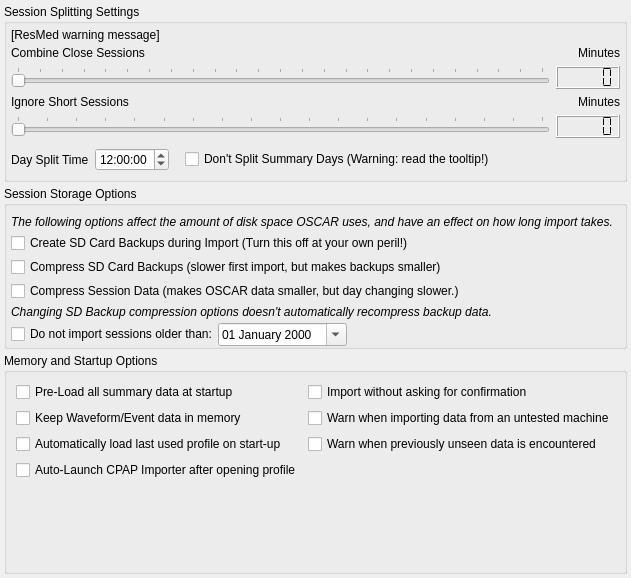
        <widget class="QWidget" name="importTab">
         <attribute name="title">
          <string>&amp;Import</string>
         </attribute>
         <layout class="QVBoxLayout" name="verticalLayout_5">
          <property name="spacing">
           <number>4</number>
          </property>
          <property name="leftMargin">
           <number>4</number>
          </property>
          <property name="topMargin">
           <number>4</number>
          </property>
          <property name="rightMargin">
           <number>4</number>
          </property>
          <property name="bottomMargin">
           <number>4</number>
          </property>
          <item>
           <widget class="QGroupBox" name="sessionSplitGroupBox">
            <property name="sizePolicy">
             <sizepolicy hsizetype="Preferred" vsizetype="Minimum">
              <horstretch>0</horstretch>
              <verstretch>0</verstretch>
             </sizepolicy>
            </property>
            <property name="title">
             <string>Session Splitting Settings</string>
            </property>
            <layout class="QVBoxLayout" name="verticalLayout_10">
             <property name="spacing">
              <number>4</number>
             </property>
             <property name="leftMargin">
              <number>4</number>
             </property>
             <property name="topMargin">
              <number>4</number>
             </property>
             <property name="rightMargin">
              <number>4</number>
             </property>
             <property name="bottomMargin">
              <number>4</number>
             </property>
             <item>
              <widget class="QLabel" name="ResMedWarning">
               <property name="sizePolicy">
                <sizepolicy hsizetype="Preferred" vsizetype="Minimum">
                 <horstretch>0</horstretch>
                 <verstretch>0</verstretch>
                </sizepolicy>
               </property>
               <property name="text">
                <string notr="true">[ResMed warning message]</string>
               </property>
               <property name="wordWrap">
                <bool>true</bool>
               </property>
               <property name="openExternalLinks">
                <bool>true</bool>
               </property>
              </widget>
             </item>
             <item>
              <widget class="QWidget" name="sessionSplitWidget" native="true">
               <property name="sizePolicy">
                <sizepolicy hsizetype="Preferred" vsizetype="Minimum">
                 <horstretch>0</horstretch>
                 <verstretch>0</verstretch>
                </sizepolicy>
               </property>
               <layout class="QVBoxLayout" name="verticalLayout_9">
                <property name="leftMargin">
                 <number>0</number>
                </property>
                <property name="topMargin">
                 <number>0</number>
                </property>
                <property name="rightMargin">
                 <number>0</number>
                </property>
                <property name="bottomMargin">
                 <number>0</number>
                </property>
                <item>
                 <layout class="QHBoxLayout" name="horizontalLayout_4">
                  <item>
                   <widget class="QLabel" name="label">
                    <property name="text">
                     <string>Combine Close Sessions </string>
                    </property>
                    <property name="alignment">
                     <set>Qt::AlignLeading|Qt::AlignLeft|Qt::AlignVCenter</set>
                    </property>
                   </widget>
                  </item>
                  <item>
                   <widget class="QLabel" name="label_4">
                    <property name="text">
                     <string>Minutes</string>
                    </property>
                    <property name="alignment">
                     <set>Qt::AlignRight|Qt::AlignTrailing|Qt::AlignVCenter</set>
                    </property>
                   </widget>
                  </item>
                 </layout>
                </item>
                <item>
                 <layout class="QHBoxLayout" name="horizontalLayout_2">
                  <item>
                   <widget class="QSlider" name="combineSlider">
                    <property name="minimumSize">
                     <size>
                      <width>0</width>
                      <height>0</height>
                     </size>
                    </property>
                    <property name="toolTip">
                     <string>Multiple sessions closer together than this value will be kept on the same day.
</string>
                    </property>
                    <property name="minimum">
                     <number>0</number>
                    </property>
                    <property name="maximum">
                     <number>240</number>
                    </property>
                    <property name="singleStep">
                     <number>10</number>
                    </property>
                    <property name="pageStep">
                     <number>30</number>
                    </property>
                    <property name="value">
                     <number>0</number>
                    </property>
                    <property name="orientation">
                     <enum>Qt::Horizontal</enum>
                    </property>
                    <property name="invertedAppearance">
                     <bool>false</bool>
                    </property>
                    <property name="invertedControls">
                     <bool>false</bool>
                    </property>
                    <property name="tickPosition">
                     <enum>QSlider::TicksAbove</enum>
                    </property>
                    <property name="tickInterval">
                     <number>10</number>
                    </property>
                   </widget>
                  </item>
                  <item>
                   <widget class="QLCDNumber" name="combineLCD">
                    <property name="frameShape">
                     <enum>QFrame::Box</enum>
                    </property>
                    <property name="digitCount">
                     <number>5</number>
                    </property>
                    <property name="segmentStyle">
                     <enum>QLCDNumber::Flat</enum>
                    </property>
                   </widget>
                  </item>
                 </layout>
                </item>
                <item>
                 <layout class="QHBoxLayout" name="horizontalLayout_5">
                  <item>
                   <widget class="QLabel" name="label_3">
                    <property name="text">
                     <string>Ignore Short Sessions</string>
                    </property>
                    <property name="alignment">
                     <set>Qt::AlignLeading|Qt::AlignLeft|Qt::AlignVCenter</set>
                    </property>
                   </widget>
                  </item>
                  <item>
                   <widget class="QLabel" name="label_5">
                    <property name="text">
                     <string>Minutes</string>
                    </property>
                    <property name="alignment">
                     <set>Qt::AlignRight|Qt::AlignTrailing|Qt::AlignVCenter</set>
                    </property>
                   </widget>
                  </item>
                 </layout>
                </item>
                <item>
                 <layout class="QHBoxLayout" name="horizontalLayout_3">
                  <property name="bottomMargin">
                   <number>4</number>
                  </property>
                  <item>
                   <widget class="QSlider" name="IgnoreSlider">
                    <property name="toolTip">
                     <string>&lt;!DOCTYPE HTML PUBLIC &quot;-//W3C//DTD HTML 4.0//EN&quot; &quot;http://www.w3.org/TR/REC-html40/strict.dtd&quot;&gt;
&lt;html&gt;&lt;head&gt;&lt;meta name=&quot;qrichtext&quot; content=&quot;1&quot; /&gt;&lt;style type=&quot;text/css&quot;&gt;
p, li { white-space: pre-wrap; }
&lt;/style&gt;&lt;/head&gt;&lt;body style=&quot; font-family:'Cantarell'; font-size:11pt; font-weight:400; font-style:normal;&quot;&gt;
&lt;p style=&quot; margin-top:0px; margin-bottom:0px; margin-left:0px; margin-right:0px; -qt-block-indent:0; text-indent:0px;&quot;&gt;Sessions shorter in duration than this will not be displayed&lt;span style=&quot; font-style:italic;&quot;&gt;.&lt;/span&gt;&lt;/p&gt;
&lt;p style=&quot;-qt-paragraph-type:empty; margin-top:0px; margin-bottom:0px; margin-left:0px; margin-right:0px; -qt-block-indent:0; text-indent:0px; font-style:italic;&quot;&gt;&lt;/p&gt;&lt;/body&gt;&lt;/html&gt;</string>
                    </property>
                    <property name="maximum">
                     <number>90</number>
                    </property>
                    <property name="pageStep">
                     <number>5</number>
                    </property>
                    <property name="orientation">
                     <enum>Qt::Horizontal</enum>
                    </property>
                    <property name="tickPosition">
                     <enum>QSlider::TicksAbove</enum>
                    </property>
                    <property name="tickInterval">
                     <number>5</number>
                    </property>
                   </widget>
                  </item>
                  <item>
                   <widget class="QLCDNumber" name="IgnoreLCD">
                    <property name="frameShape">
                     <enum>QFrame::Box</enum>
                    </property>
                    <property name="segmentStyle">
                     <enum>QLCDNumber::Flat</enum>
                    </property>
                   </widget>
                  </item>
                 </layout>
                </item>
                <item>
                 <layout class="QHBoxLayout" name="horizontalLayout">
                  <property name="bottomMargin">
                   <number>4</number>
                  </property>
                  <item>
                   <widget class="QLabel" name="label_2">
                    <property name="text">
                     <string>Day Split Time</string>
                    </property>
                    <property name="alignment">
                     <set>Qt::AlignLeading|Qt::AlignLeft|Qt::AlignVCenter</set>
                    </property>
                   </widget>
                  </item>
                  <item>
                   <widget class="QTimeEdit" name="timeEdit">
                    <property name="toolTip">
                     <string>Sessions starting before this time will go to the previous calendar day.</string>
                    </property>
                    <property name="buttonSymbols">
                     <enum>QAbstractSpinBox::UpDownArrows</enum>
                    </property>
                    <property name="dateTime">
                     <datetime>
                      <hour>12</hour>
                      <minute>0</minute>
                      <second>0</second>
                      <year>2000</year>
                      <month>1</month>
                      <day>1</day>
                     </datetime>
                    </property>
                   </widget>
                  </item>
                  <item>
                   <spacer name="horizontalSpacer_7">
                    <property name="orientation">
                     <enum>Qt::Horizontal</enum>
                    </property>
                    <property name="sizeType">
                     <enum>QSizePolicy::Minimum</enum>
                    </property>
                    <property name="sizeHint" stdset="0">
                     <size>
                      <width>10</width>
                      <height>20</height>
                     </size>
                    </property>
                   </spacer>
                  </item>
                  <item>
                   <widget class="QCheckBox" name="LockSummarySessionSplitting">
                    <property name="toolTip">
                     <string>&lt;html&gt;&lt;head/&gt;&lt;body&gt;&lt;p&gt;&lt;span style=&quot; font-weight:600;&quot;&gt;This setting should be used with caution...&lt;/span&gt; Switching it off comes with consequences involving accuracy of summary only days, as certain calculations only work properly provided summary only sessions that came from individual day records are kept together. &lt;/p&gt;&lt;p&gt;&lt;span style=&quot; font-weight:600;&quot;&gt;ResMed users:&lt;/span&gt; Just because it seems natural to you and I that the 12 noon session restart should be in the previous day, does not mean ResMed's data agrees with us. The STF.edf summary index format has serious weaknesses that make doing this not a good idea.&lt;/p&gt;&lt;p&gt;This option exists to pacify those who don't care and want to see this &amp;quot;fixed&amp;quot; no matter the costs, but know it comes with a cost. If you keep your SD card in every night, and import at least once a week, you won't see problems with this very often.&lt;/p&gt;&lt;/body&gt;&lt;/html&gt;</string>
                    </property>
                    <property name="text">
                     <string>Don't Split Summary Days (Warning: read the tooltip!)</string>
                    </property>
                   </widget>
                  </item>
                  <item>
                   <spacer name="horizontalSpacer">
                    <property name="orientation">
                     <enum>Qt::Horizontal</enum>
                    </property>
                    <property name="sizeHint" stdset="0">
                     <size>
                      <width>40</width>
                      <height>20</height>
                     </size>
                    </property>
                   </spacer>
                  </item>
                 </layout>
                </item>
               </layout>
              </widget>
             </item>
            </layout>
           </widget>
          </item>
          <item>
           <widget class="QGroupBox" name="groupBox_7">
            <property name="sizePolicy">
             <sizepolicy hsizetype="Preferred" vsizetype="Minimum">
              <horstretch>0</horstretch>
              <verstretch>0</verstretch>
             </sizepolicy>
            </property>
            <property name="title">
             <string>Session Storage Options</string>
            </property>
            <layout class="QGridLayout" name="gridLayout_9">
             <property name="leftMargin">
              <number>4</number>
             </property>
             <property name="topMargin">
              <number>9</number>
             </property>
             <property name="rightMargin">
              <number>4</number>
             </property>
             <property name="bottomMargin">
              <number>0</number>
             </property>
             <property name="horizontalSpacing">
              <number>0</number>
             </property>
             <property name="verticalSpacing">
              <number>4</number>
             </property>
             <item row="5" column="0">
              <widget class="QLabel" name="label_41">
               <property name="font">
                <font>
                 <italic>true</italic>
                </font>
               </property>
               <property name="text">
                <string>Changing SD Backup compression options doesn't automatically recompress backup data.</string>
               </property>
               <property name="wordWrap">
                <bool>true</bool>
               </property>
              </widget>
             </item>
             <item row="3" column="0">
              <widget class="QCheckBox" name="compressSDBackups">
               <property name="toolTip">
                <string>Compress ResMed (EDF) backups to save disk space.
Backed up EDF files are stored in the .gz format, 
which is common on Mac &amp; Linux platforms.. 

OSCAR can import from this compressed backup directory natively.. 
To use it with ResScan will require the .gz files to be uncompressed first..</string>
               </property>
               <property name="text">
                <string>Compress SD Card Backups (slower first import, but makes backups smaller)</string>
               </property>
              </widget>
             </item>
             <item row="1" column="0">
              <widget class="QLabel" name="label_32">
               <property name="font">
                <font>
                 <italic>true</italic>
                </font>
               </property>
               <property name="text">
                <string>The following options affect the amount of disk space OSCAR uses, and have an effect on how long import takes.</string>
               </property>
               <property name="wordWrap">
                <bool>true</bool>
               </property>
              </widget>
             </item>
             <item row="4" column="0">
              <widget class="QCheckBox" name="compressSessionData">
               <property name="toolTip">
                <string>This makes OSCAR's data take around half as much space.
But it makes import and day changing take longer.. 
If you've got a new computer with a small solid state disk, this is a good option.</string>
               </property>
               <property name="text">
                <string>Compress Session Data (makes OSCAR data smaller, but day changing slower.)</string>
               </property>
              </widget>
             </item>
             <item row="2" column="0">
              <widget class="QCheckBox" name="createSDBackups">
               <property name="toolTip">
                <string>This maintains a backup of SD-card data for ResMed machines, 

ResMed S9 series machines delete high resolution data older than 7 days, 
and graph data older than 30 days..

OSCAR can keep a copy of this data if you ever need to reinstall. 
(Highly recomended, unless your short on disk space or don't care about the graph data)</string>
               </property>
               <property name="text">
                <string>Create SD Card Backups during Import (Turn this off at your own peril!)</string>
               </property>
              </widget>
             </item>
             <item row="6" column="0">
              <layout class="QHBoxLayout" name="horizontalLayout_18">
               <property name="leftMargin">
                <number>0</number>
               </property>
               <property name="topMargin">
                <number>0</number>
               </property>
               <property name="bottomMargin">
                <number>0</number>
               </property>
               <item>
                <widget class="QCheckBox" name="ignoreOlderSessionsCheck">
                 <property name="text">
                  <string>Do not import sessions older than:</string>
                 </property>
                </widget>
               </item>
               <item>
                <widget class="QDateEdit" name="ignoreOlderSessionsDate">
                 <property name="toolTip">
                  <string>Sessions older than this date will not be imported</string>
                 </property>
                 <property name="wrapping">
                  <bool>true</bool>
                 </property>
                 <property name="frame">
                  <bool>true</bool>
                 </property>
                 <property name="maximumDate">
                  <date>
                   <year>2099</year>
                   <month>12</month>
                   <day>31</day>
                  </date>
                 </property>
                 <property name="minimumDate">
                  <date>
                   <year>1970</year>
                   <month>1</month>
                   <day>2</day>
                  </date>
                 </property>
                 <property name="currentSection">
                  <enum>QDateTimeEdit::DaySection</enum>
                 </property>
                 <property name="displayFormat">
                  <string>dd MMMM yyyy</string>
                 </property>
                 <property name="calendarPopup">
                  <bool>true</bool>
                 </property>
                </widget>
               </item>
               <item>
                <spacer name="horizontalSpacer_6">
                 <property name="orientation">
                  <enum>Qt::Horizontal</enum>
                 </property>
                 <property name="sizeHint" stdset="0">
                  <size>
                   <width>40</width>
                   <height>20</height>
                  </size>
                 </property>
                </spacer>
               </item>
              </layout>
             </item>
            </layout>
           </widget>
          </item>
          <item>
           <widget class="QGroupBox" name="groupBox_8">
            <property name="sizePolicy">
             <sizepolicy hsizetype="Preferred" vsizetype="Minimum">
              <horstretch>0</horstretch>
              <verstretch>0</verstretch>
             </sizepolicy>
            </property>
            <property name="title">
             <string>Memory and Startup Options</string>
            </property>
            <layout class="QGridLayout" name="gridLayout_14">
             <item row="3" column="0">
              <widget class="QCheckBox" name="autoLaunchImporter">
               <property name="toolTip">
                <string>Bypass the login screen and load the most recent User Profile</string>
               </property>
               <property name="text">
                <string>Auto-Launch CPAP Importer after opening profile</string>
               </property>
              </widget>
             </item>
             <item row="4" column="0">
              <spacer name="verticalSpacer_2">
               <property name="orientation">
                <enum>Qt::Vertical</enum>
               </property>
               <property name="sizeHint" stdset="0">
                <size>
                 <width>20</width>
                 <height>40</height>
                </size>
               </property>
              </spacer>
             </item>
             <item row="1" column="0">
              <widget class="QCheckBox" name="cacheSessionData">
               <property name="toolTip">
                <string>&lt;html&gt;&lt;head/&gt;&lt;body&gt;&lt;p&gt;This setting keeps waveform and event data in memory after use to speed up revisiting days.&lt;/p&gt;&lt;p&gt;This is not really a necessary option, as your operating system caches previously used files too.&lt;/p&gt;&lt;p&gt;Recommendation is to leave it switched off, unless your computer has a ton of memory.&lt;/p&gt;&lt;/body&gt;&lt;/html&gt;</string>
               </property>
               <property name="text">
                <string>Keep Waveform/Event data in memory</string>
               </property>
              </widget>
             </item>
             <item row="0" column="0">
              <widget class="QCheckBox" name="preloadSummaries">
               <property name="toolTip">
                <string>&lt;html&gt;&lt;head/&gt;&lt;body&gt;&lt;p&gt;Makes starting OSCAR a bit slower, by pre-loading all the summary data in advance, which speeds up overview browsing and a few other calculations later on. &lt;/p&gt;&lt;p&gt;If you have a large amount of data, it might be worth keeping this switched off, but if you typically like to view &lt;span style=&quot; font-style:italic;&quot;&gt;everything&lt;/span&gt; in overview, all the summary data still has to be loaded anyway. &lt;/p&gt;&lt;p&gt;Note this setting doesn't affect waveform and event data, which is always demand loaded as needed.&lt;/p&gt;&lt;/body&gt;&lt;/html&gt;</string>
               </property>
               <property name="text">
                <string>Pre-Load all summary data at startup</string>
               </property>
              </widget>
             </item>
             <item row="2" column="0">
              <widget class="QCheckBox" name="autoLoadLastUsed">
               <property name="text">
                <string>Automatically load last used profile on start-up</string>
               </property>
              </widget>
             </item>
             <item row="0" column="1">
              <widget class="QCheckBox" name="automaticImport">
               <property name="toolTip">
                <string>&lt;html&gt;&lt;head/&gt;&lt;body&gt;&lt;p&gt;Cuts down on any unimportant confirmation dialogs during import.&lt;/p&gt;&lt;/body&gt;&lt;/html&gt;</string>
               </property>
               <property name="text">
                <string>Import without asking for confirmation</string>
               </property>
              </widget>
             </item>
             <item row="1" column="1">
              <widget class="QCheckBox" name="warnOnUntestedMachine">
               <property name="toolTip">
                <string>&lt;html&gt;&lt;head/&gt;&lt;body&gt;&lt;p&gt;Provide an alert when importing data from any machine model that has not yet been tested by OSCAR developers.&lt;/p&gt;&lt;/body&gt;&lt;/html&gt;</string>
               </property>
               <property name="text">
                <string>Warn when importing data from an untested machine</string>
               </property>
              </widget>
             </item>
             <item row="2" column="1">
              <widget class="QCheckBox" name="warnOnUnexpectedData">
               <property name="toolTip">
                <string>&lt;html&gt;&lt;head/&gt;&lt;body&gt;&lt;p&gt;Provide an alert when importing data that is somehow different from anything previously seen by OSCAR developers.&lt;/p&gt;&lt;/body&gt;&lt;/html&gt;</string>
               </property>
               <property name="text">
                <string>Warn when previously unseen data is encountered</string>
               </property>
              </widget>
             </item>
            </layout>
           </widget>
          </item>
         </layout>
        </widget>
